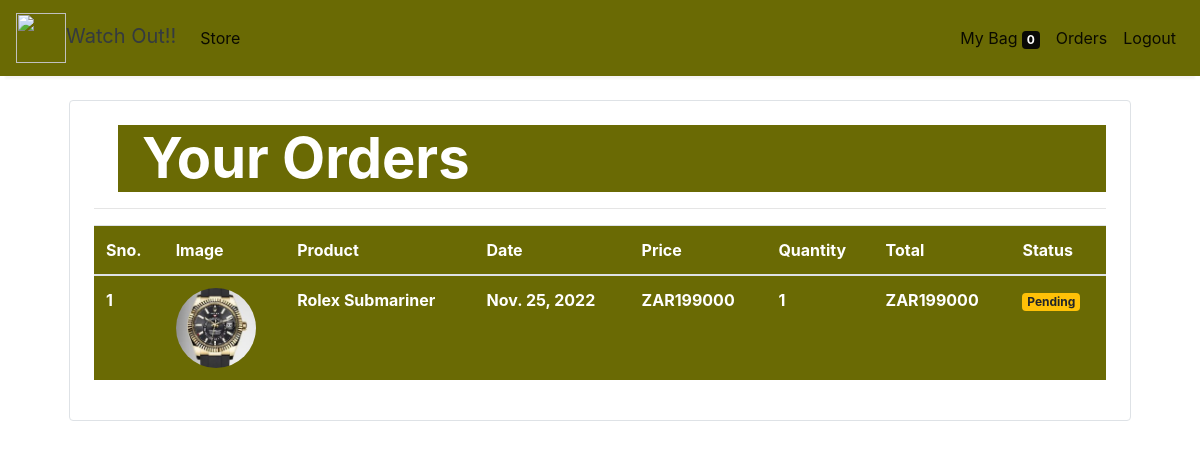
The page /orders (signed in) on the database its author committed.
### store/models/orders.py (models this page shows, shortened)
class Order(models.Model):
    product = models.ForeignKey(Products,
                                on_delete=models.CASCADE)
    customer = models.ForeignKey(Customer,
                                 on_delete=models.CASCADE)
    quantity = models.IntegerField(default=1)
    price = models.IntegerField()
    address = models.CharField (max_length=50, default='', blank=True)
    phone = models.CharField (max_length=50, default='', blank=True)
    date = models.DateField (default=datetime.datetime.today)
    status = models.BooleanField (default=False)
    @staticmethod
    def get_orders_by_customer(customer_id):
        return Order.objects.filter(customer=customer_id).order_by('-date')

### store/models/product.py (models this page shows, shortened)
class Products(models.Model):
    name = models.CharField(max_length=60)
    price= models.IntegerField(default=0)
    category= models.ForeignKey(Category,on_delete=models.CASCADE,default=1 )
    description= models.CharField(max_length=250, default='', blank=True, null= True)
    image= models.ImageField(upload_to='uploads/products/')

### store/middlewares/auth.py (the view)
    def middleware(request):
        print(request.session.get('customer'))
        returnUrl = request.META['PATH_INFO']
        print(request.META['PATH_INFO'])
        if not request.session.get('customer'):
           return redirect(f'login?return_url={returnUrl}')
        response = get_response(request)
        return response

### store/templatetags/custom_filter.py (called while the page is built)
@register.filter(name='currency')
def currency(number):
    return "ZAR"+str(number)

@register.filter(name='multiply')
def multiply(number , number1):
    return number * number1

### store/views/orders.py (called while the page is built)
    def get(self , request ):
        customer = request.session.get('customer')
        orders = Order.get_orders_by_customer(customer)
        print(orders)
        return render(request , 'orders.html'  , {'orders' : orders})

### store/templates/orders.html
{% extends 'base.html' %}
{% block content %}
{% load cart %}
{% load custom_filter %}
<div class="container">
   <div class="border rounded p-4 m-4">
        <p class="display-4 pl-4 ml-4" style="color:white; background-color: rgb(106, 106, 4); border-color: black;font-weight: bolder;">Your Orders</p>
        <hr>
        <table class="table" style="color:white; background-color: rgb(106, 106, 4); border-color: black;font-weight: bolder;">
            <thead>
                <tr>
                    <th>Sno.</th>
                    <th>Image</th>
                    <th>Product</th>
                    <th>Date</th>
                    <th>Price</th>
                    <th>Quantity</th>
                    <th>Total</th>
                    <th>Status</th>
                </tr>
            </thead>
            <tbody>
                {% for order in orders %}
                <tr>
                    <td>{{forloop.counter}}</td>
                    <td><img style="height: 80px;" class="rounded-circle" src="{{order.product.image.url}}" alt=""></td>
                    <td>{{order.product.name}}</td>
                    <td>{{order.date}}</td>
                    <td>{{order.price|currency}}</td>
                    <td>{{order.quantity}}</td>
                    <td>{{order.quantity|multiply:order.price|currency}}</td>
                    {% if order.status %}
                    <td><small class="badge badge-success">Completed</small></td>
                    {%else%}
                    <td><small class="badge badge-warning" >Pending</small></td>
                    {% endif %}
                </tr>
                {% endfor %}
            </tbody>
        </table>
   </div>
</div>
{% endblock %}

### rows shown on the page
Order: product.image (picture), product.name "Rolex Submariner", date "Nov. 25, 2022", price "ZAR199000", quantity "1", quantity|multiply "ZAR199000", status "Pending"

### other values the page prints
{{ request.session.cart.keys|length }} "0"
